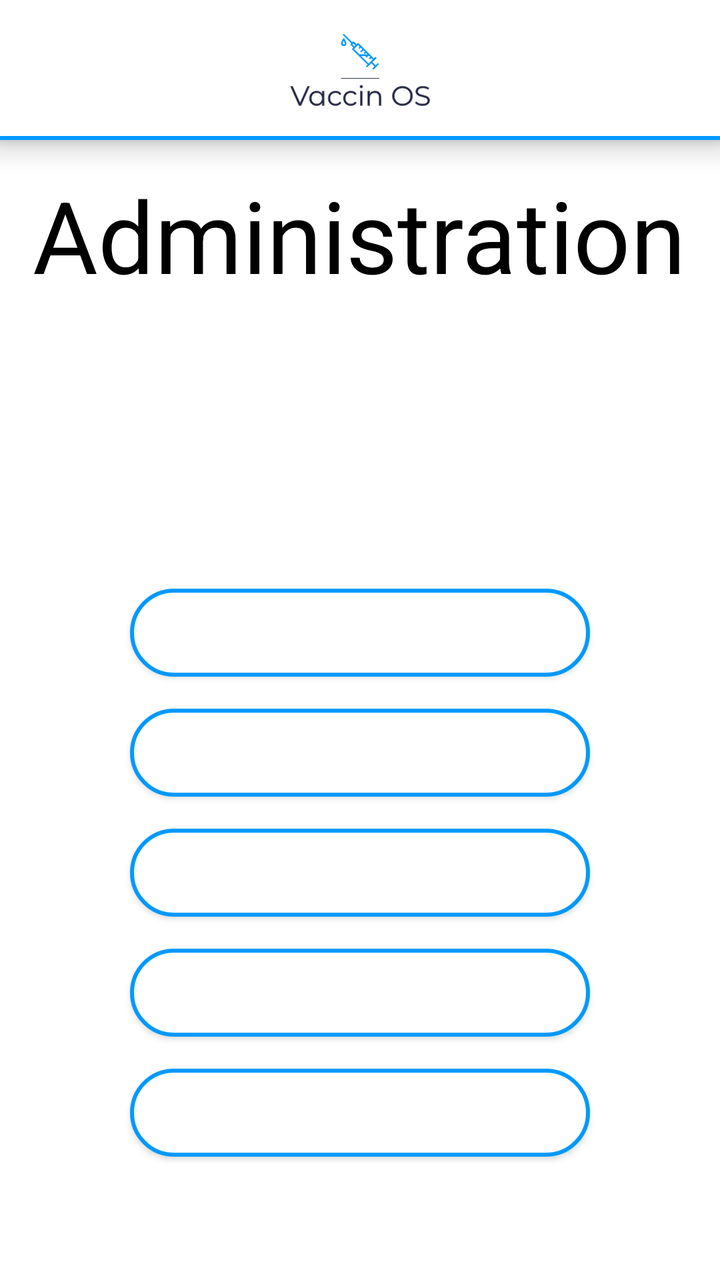
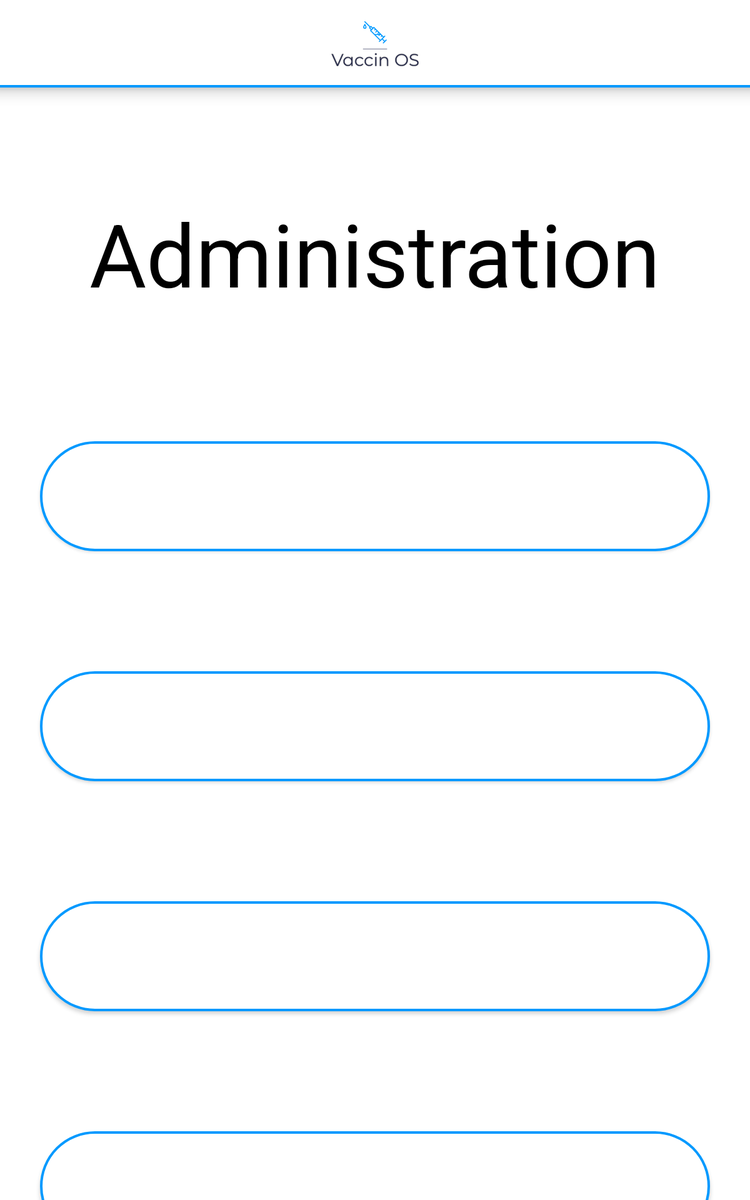

First picture: res/layout/ on a phone held upright. Second picture: the repository's own variant of that layout, on a device whose configuration matches the variant's folder. Source for both follows.
<!-- AndroidManifest.xml: application theme Theme.VaccinsOs -->
<!-- res/layout/activity_administration_menu.xml -->
<?xml version="1.0" encoding="utf-8"?>
<androidx.constraintlayout.widget.ConstraintLayout xmlns:android="http://schemas.android.com/apk/res/android"
    xmlns:app="http://schemas.android.com/apk/res-auto"
    xmlns:tools="http://schemas.android.com/tools"
    android:layout_width="match_parent"
    android:layout_height="match_parent"
    tools:context="com.vaccinos.administration.AdministrationMenuActivity">


    <include layout="@layout/navbar_layout"
      />

    <TextView
        android:id="@+id/textView12"
        android:layout_width="wrap_content"
        android:layout_height="wrap_content"
        android:layout_marginTop="84dp"
        android:text="@string/administration"
        android:textColor="@color/black"
        android:textSize="50sp"
        app:layout_constraintEnd_toEndOf="parent"
        app:layout_constraintHorizontal_bias="0.494"
        app:layout_constraintStart_toStartOf="parent"
        app:layout_constraintTop_toTopOf="parent" />

    <Button
        android:id="@+id/buttonAjouterSoignant"
        android:layout_width="230dp"
        android:layout_height="44dp"
        android:layout_marginTop="304dp"
        android:layout_marginBottom="16dp"
        android:background="@drawable/shape_input"
        android:text="@string/ajoutSoignant"
        android:textColor="@color/white"


        android:textSize="17sp"
        android:textStyle="bold"
        app:layout_constraintBottom_toTopOf="@+id/buttonAjouterVaccin"
        app:layout_constraintEnd_toEndOf="parent"
        app:layout_constraintHorizontal_bias="0.5"
        app:layout_constraintStart_toStartOf="parent"
        app:layout_constraintTop_toBottomOf="@+id/textView" />

    <Button
        android:id="@+id/buttonAjouterVaccin"
        android:layout_width="230dp"
        android:layout_height="44dp"
        android:layout_marginTop="304dp"
        android:layout_marginBottom="16dp"
        android:background="@drawable/shape_input"
        android:text="@string/ajoutVaccin"
        android:textColor="@color/white"


        android:textSize="18sp"
        android:textStyle="bold"
        app:layout_constraintBottom_toTopOf="@+id/buttonAjoutMembre"
        app:layout_constraintEnd_toEndOf="parent"
        app:layout_constraintHorizontal_bias="0.5"
        app:layout_constraintStart_toStartOf="parent"
        app:layout_constraintTop_toBottomOf="@+id/textView" />

    <Button
        android:id="@+id/buttonAjoutMembre"
        android:layout_width="230dp"
        android:layout_height="44dp"
        android:layout_marginTop="304dp"
        android:layout_marginBottom="16dp"
        android:background="@drawable/shape_input"
        android:text="@string/ajoutMembre"
        android:textColor="@color/white"


        android:textSize="18sp"
        android:textStyle="bold"
        app:layout_constraintBottom_toTopOf="@+id/buttonSuppMembre"
        app:layout_constraintEnd_toEndOf="parent"
        app:layout_constraintHorizontal_bias="0.5"
        app:layout_constraintStart_toStartOf="parent"
        app:layout_constraintTop_toBottomOf="@+id/textView" />

    <Button
        android:id="@+id/buttonSuppMembre"
        android:layout_width="230dp"
        android:layout_height="44dp"
        android:layout_marginTop="304dp"
        android:layout_marginBottom="16dp"
        android:background="@drawable/shape_input"
        android:text="@string/suppMembre"
        android:textColor="@color/white"


        android:textSize="18sp"
        android:textStyle="bold"
        app:layout_constraintBottom_toTopOf="@+id/buttonReception"
        app:layout_constraintEnd_toEndOf="parent"
        app:layout_constraintHorizontal_bias="0.5"
        app:layout_constraintStart_toStartOf="parent"
        app:layout_constraintTop_toBottomOf="@+id/textView" />

    <Button
        android:id="@+id/buttonReception"
        android:layout_width="230dp"
        android:layout_height="44dp"
        android:layout_marginTop="304dp"
        android:layout_marginBottom="16dp"
        android:background="@drawable/shape_input"
        android:text="@string/reception"
        android:textColor="@color/white"


        android:textSize="18sp"
        android:textStyle="bold"
        app:layout_constraintBottom_toBottomOf="parent"
        app:layout_constraintEnd_toEndOf="parent"
        app:layout_constraintHorizontal_bias="0.5"
        app:layout_constraintStart_toStartOf="parent"
        app:layout_constraintTop_toTopOf="parent"
        app:layout_constraintVertical_bias="0.835" />
</androidx.constraintlayout.widget.ConstraintLayout>
<!-- res/layout/navbar_layout.xml (included above) -->
<?xml version="1.0" encoding="utf-8"?>
<androidx.constraintlayout.widget.ConstraintLayout xmlns:android="http://schemas.android.com/apk/res/android"
    xmlns:app="http://schemas.android.com/apk/res-auto"
    xmlns:tools="http://schemas.android.com/tools"
    android:layout_width="match_parent"
    android:layout_height="match_parent"
    android:elevation="10dp"
    >

    <androidx.appcompat.widget.Toolbar

        android:id="@+id/toolbar"
        android:layout_width="match_parent"
        android:layout_height="wrap_content"
        android:background="#FFFFFFFF"

        android:minHeight="?attr/actionBarSize"
        app:layout_constraintBottom_toBottomOf="parent"
        app:layout_constraintEnd_toEndOf="parent"
        app:layout_constraintStart_toStartOf="parent"
        app:layout_constraintTop_toTopOf="parent"
        app:layout_constraintVertical_bias="0.0"
        android:elevation="10dp">

        <ImageView
            android:id="@+id/imageView"
            android:layout_width="70dp"
            android:layout_height="70dp"
            android:layout_gravity="center"
            android:src="@drawable/ic_logo_vaccinos"
            android:elevation="10dp"
            />

        <ImageView
            android:id="@+id/btnBack"
            android:layout_width="50dp"
            android:layout_height="50dp"
            android:layout_gravity="left"
            android:src="@drawable/ic_arrow_back_"
            app:tint="@color/principal_blue"
            android:elevation="10dp"/>


    </androidx.appcompat.widget.Toolbar>

    <View
        android:id="@+id/view"
        android:layout_width="match_parent"
        android:layout_height="2dp"
        android:layout_marginTop="68dp"
        android:background="@color/principal_blue"
        app:layout_constraintEnd_toEndOf="parent"
        app:layout_constraintHorizontal_bias="0.497"
        app:layout_constraintStart_toStartOf="parent"
        android:elevation="10dp"
        app:layout_constraintTop_toTopOf="parent" />

</androidx.constraintlayout.widget.ConstraintLayout>
<!-- resources referenced by this layout -->
<resources>
  <color name="black">#FF000000</color>
  <color name="principal_blue">#0099FF</color>
  <color name="white">#FFFFFFFF</color>
  <!-- drawable ic_logo_vaccinos: vector/xml drawable (drawable, 6667 chars, omitted) -->
  <!-- drawable shape_input (drawable) -->
  <?xml version="1.0" encoding="utf-8"?>
  <shape xmlns:android="http://schemas.android.com/apk/res/android"
      android:shape="rectangle"
      android:padding="10dp">
  
  
      <solid android:color="@color/white" />
      <corners
          android:bottomRightRadius="270dp"
          android:bottomLeftRadius="270dp"
          android:topLeftRadius="270dp"
  
          android:topRightRadius="270dp" />
      <stroke android:width="2dp" android:color="@color/principal_blue"/>
  </shape>
  <string name="administration">Administration</string>
  <string name="ajoutMembre">Ajouter membre</string>
  <string name="ajoutSoignant">Ajouter soignant</string>
  <string name="ajoutVaccin">Ajouter vaccin</string>
  <string name="reception">Reception</string>
  <string name="suppMembre">Supprimer membre</string>
  <style name="Theme.VaccinsOs" parent="Theme.MaterialComponents.DayNight.DarkActionBar">
          
          <item name="colorPrimary">@color/principal_blue</item>
          <item name="colorPrimaryVariant">@color/secondary_blue</item>
          <item name="colorOnPrimary">@color/white</item>
          
          <item name="colorSecondary">@color/principal_other</item>
          <item name="colorSecondaryVariant">@color/secondary_other</item>
          <item name="colorOnSecondary">@color/black</item>
  
          
          <item name="android:statusBarColor" tools:targetApi="l">?attr/colorPrimaryVariant</item>
          
      </style>
  <color name="secondary_blue">#007DD1</color>
  <color name="principal_other">#00FA85</color>
  <color name="secondary_other">#00BA63</color>
</resources>
<!-- res/layout-large/activity_administration_menu.xml (the author's variant of the layout above) -->
<!-- drawn on a 7-inch tablet held upright -->
<?xml version="1.0" encoding="utf-8"?>
<androidx.constraintlayout.widget.ConstraintLayout xmlns:android="http://schemas.android.com/apk/res/android"
    xmlns:app="http://schemas.android.com/apk/res-auto"
    xmlns:tools="http://schemas.android.com/tools"
    android:layout_width="match_parent"
    android:layout_height="match_parent"
    tools:context="com.vaccinos.administration.AdministrationMenuActivity">


    <include
        layout="@layout/navbar_layout"
        tools:layout_editor_absoluteX="44dp"
        tools:layout_editor_absoluteY="0dp" />

    <TextView
        android:id="@+id/textView12"
        android:layout_width="wrap_content"
        android:layout_height="wrap_content"
        android:layout_marginTop="156dp"
        android:text="@string/administration"
        android:textColor="@color/black"
        android:textSize="70dp"
        app:layout_constraintEnd_toEndOf="parent"
        app:layout_constraintStart_toStartOf="parent"
        app:layout_constraintTop_toTopOf="parent" />

    <Button
        android:id="@+id/buttonAjouterSoignant"
        android:layout_width="536dp"
        android:layout_height="88dp"
        android:layout_marginTop="104dp"
        android:background="@drawable/shape_input"
        android:text="@string/ajoutSoignant"

        android:textColor="@color/white"
        android:textSize="40dp"


        android:textStyle="bold"
        app:layout_constraintEnd_toEndOf="parent"
        app:layout_constraintStart_toStartOf="parent"
        app:layout_constraintTop_toBottomOf="@+id/textView12" />

    <Button
        android:id="@+id/buttonAjouterVaccin"
        android:layout_width="536dp"
        android:layout_height="88dp"
        android:layout_marginTop="96dp"
        android:background="@drawable/shape_input"
        android:text="@string/ajoutVaccin"

        android:textSize="40dp"
        android:textColor="@color/white"


        android:textStyle="bold"
        app:layout_constraintEnd_toEndOf="parent"
        app:layout_constraintStart_toStartOf="parent"
        app:layout_constraintTop_toBottomOf="@+id/buttonAjouterSoignant" />

    <Button
        android:id="@+id/buttonAjoutMembre"
        android:layout_width="536dp"
        android:layout_height="88dp"
        android:layout_marginTop="96dp"
        android:background="@drawable/shape_input"
        android:text="@string/ajoutMembre"

        android:textSize="40dp"
        android:textColor="@color/white"


        android:textStyle="bold"
        app:layout_constraintEnd_toEndOf="parent"
        app:layout_constraintStart_toStartOf="parent"
        app:layout_constraintTop_toBottomOf="@+id/buttonAjouterVaccin" />

    <Button
        android:id="@+id/buttonSuppMembre"
        android:layout_width="536dp"
        android:layout_height="88dp"
        android:layout_marginTop="96dp"
        android:background="@drawable/shape_input"
        android:text="@string/suppMembre"


        android:textColor="@color/white"
        android:textSize="40dp"

        android:textStyle="bold"
        app:layout_constraintEnd_toEndOf="parent"
        app:layout_constraintStart_toStartOf="parent"
        app:layout_constraintTop_toBottomOf="@+id/buttonAjoutMembre" />

    <Button
        android:id="@+id/buttonReception"
        android:layout_width="536dp"
        android:layout_height="88dp"
        android:layout_marginTop="96dp"
        android:background="@drawable/shape_input"
        android:text="@string/reception"


        android:textColor="@color/white"
        android:textSize="40dp"


        android:textStyle="bold"
        app:layout_constraintEnd_toEndOf="parent"
        app:layout_constraintStart_toStartOf="parent"
        app:layout_constraintTop_toBottomOf="@+id/buttonSuppMembre" />
</androidx.constraintlayout.widget.ConstraintLayout>
